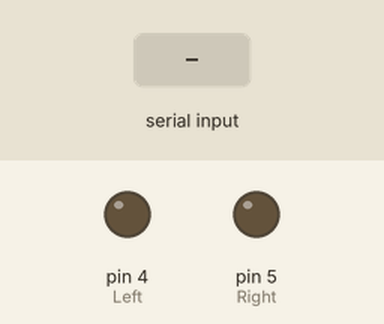
This sketch was run on a simulated Arduino Uno, built with avr-gcc and run on an emulated ATmega328P. On the bench: output pins drawn as LEDs (lit = HIGH). The test bench sets the inputs (shaded band).

Above: at 1.2 s.
1.3 s: "1" received over Serial
At 2.4 s:
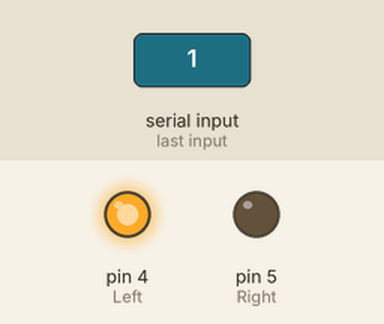
2.8 s: "2" received over Serial
At 3.6 s:
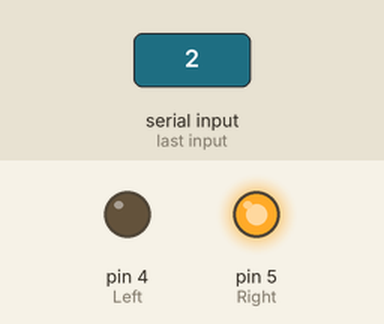
4.3 s: "3" received over Serial
At 4.7 s:
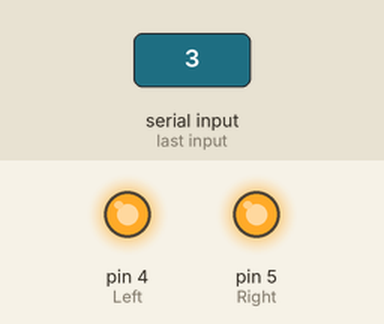
5.8 s: "4" received over Serial
At 7.1 s:
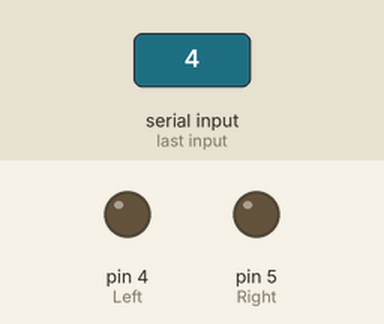
Timing chart, 0 to 8.3 s (numbered marks = the images above; inputs shaded):
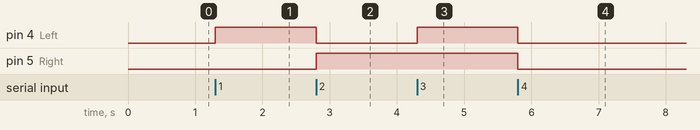

The sketch:

SmokingArea.ino
```cpp
#define Left 4
#define Right 5

void setup() {
  Serial.begin(9600);
  pinMode(Left, OUTPUT);
  pinMode(Right, OUTPUT);
}

void loop() {
  char Temp = Serial.read();

  switch(Temp)
     {
      case '1':
         digitalWrite(Left,HIGH);
         digitalWrite(Right,LOW);
         break;
      case '2':
         digitalWrite(Right,HIGH);
         digitalWrite(Left,LOW);
         break;
      case '3':
         digitalWrite(Right,HIGH);
         digitalWrite(Left,HIGH);
         break;
      case '4':
         digitalWrite(Right,LOW);
         digitalWrite(Left,LOW);
         break;
     }
}
```

Measured:
- after the input at 1.3 s, pin 4 (Left): LOW → HIGH at once
- after the input at 2.8 s, pin 4 (Left): HIGH → LOW at once; pin 5 (Right): LOW → HIGH at once
- after the input at 4.3 s, pin 4 (Left): LOW → HIGH at once
- after the input at 5.8 s, pin 4 (Left), pin 5 (Right): HIGH → LOW at once
